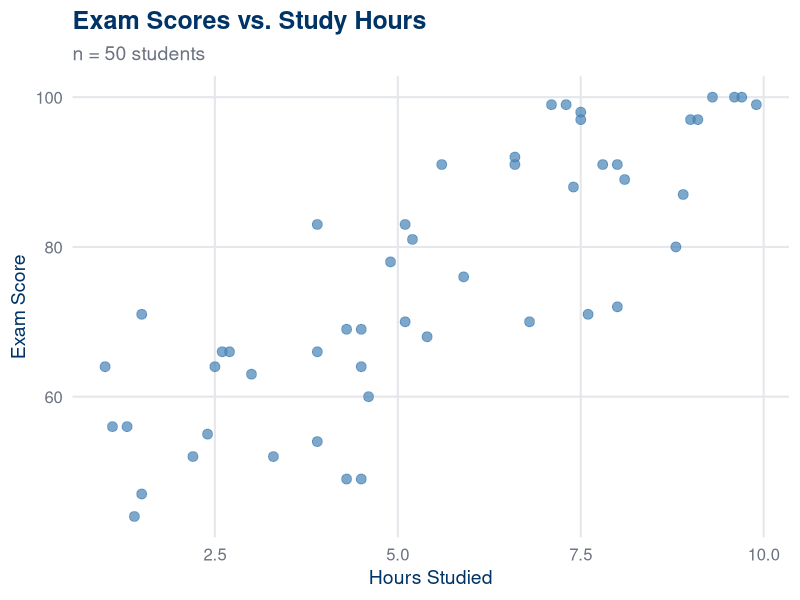
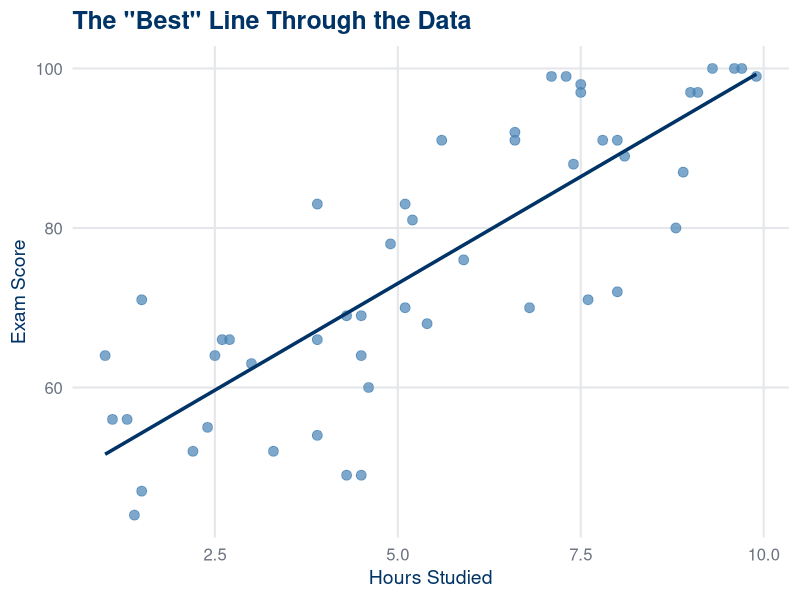
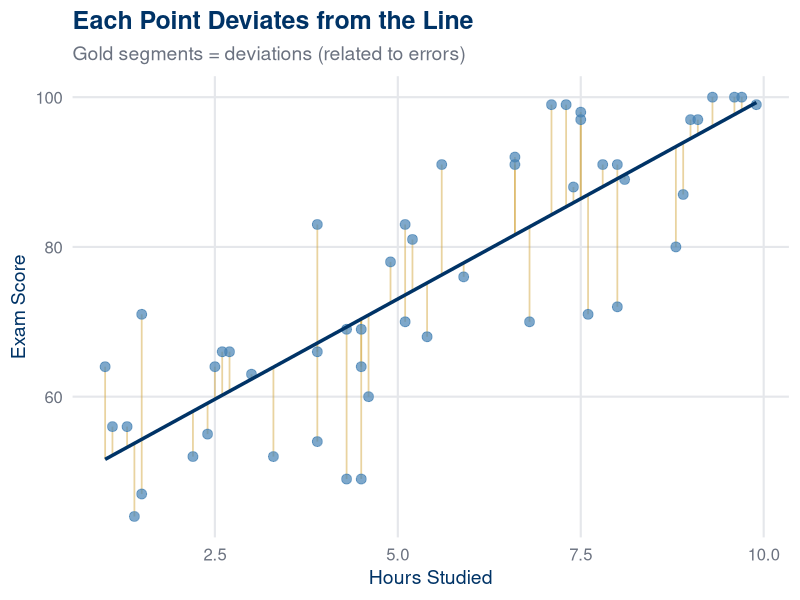
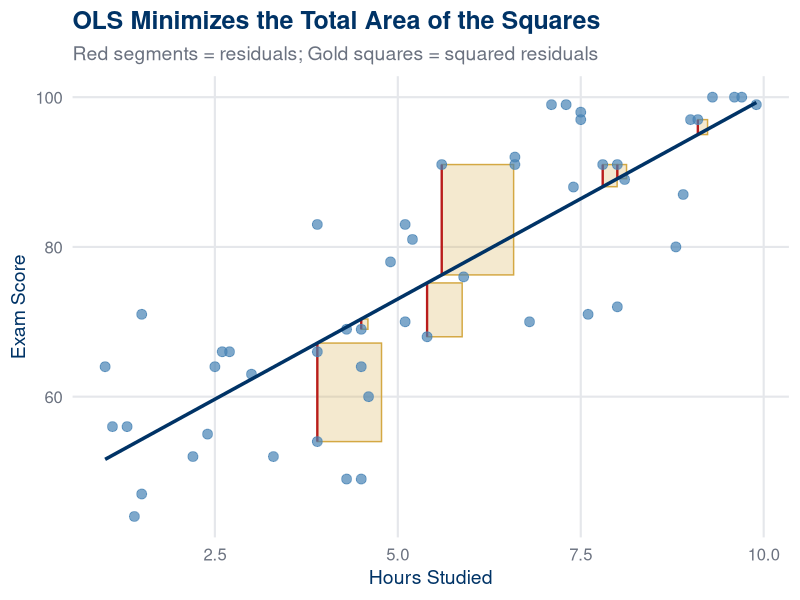
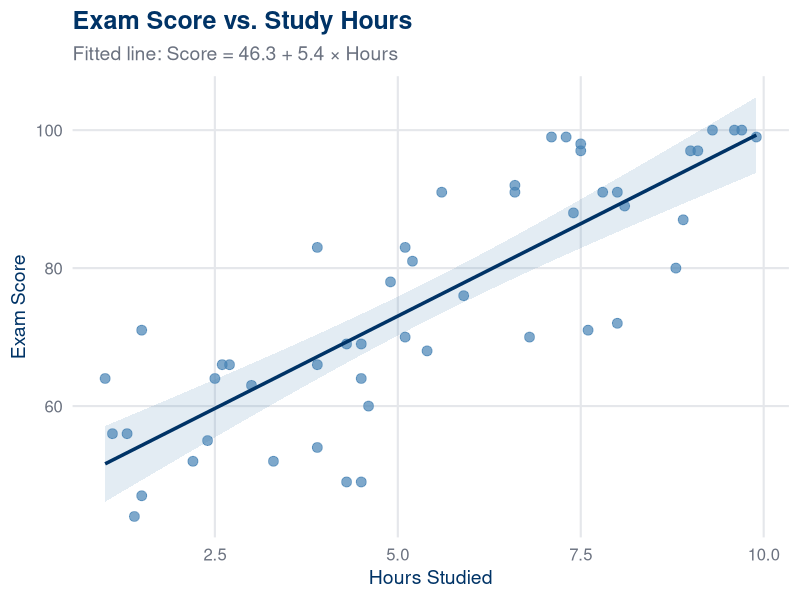

The R source for these figures, in order:
## ---- chunk 1
#| label: setup
#| echo: false

# --- Project palette ---
navy          <- "#003366"
steel_blue    <- "#4682B4"
gray          <- "#6B7280"
gold          <- "#D4A843"
positive_green <- "#15803d"
negative_red  <- "#b91c1c"

library(ggplot2)

theme_lecture <- function(base_size = 16) {
  theme_minimal(base_size = base_size) +
    theme(
      plot.title = element_text(face = "bold", color = navy, size = 18),
      plot.subtitle = element_text(color = gray, size = 14),
      axis.title = element_text(color = navy, size = 14),
      axis.text = element_text(color = gray, size = 12),
      panel.grid.minor = element_blank(),
      panel.grid.major = element_line(color = "#E5E7EB"),
      legend.position = "bottom"
    )
}

# Simulated dataset: study hours -> exam scores
set.seed(12345)
n <- 50
hours <- round(runif(n, 1, 10), 1)
scores <- 45 + 5.2 * hours + rnorm(n, 0, 8)
scores <- pmin(pmax(round(scores), 0), 100)
exam_data <- data.frame(hours = hours, score = scores)
## ---- chunk 2
#| label: fig-scatter-raw
#| echo: false
#| fig-alt: "Scatter plot of exam scores versus study hours for 50 students"
#| fig-width: 10
#| fig-height: 5.5

ggplot(exam_data, aes(x = hours, y = score)) +
  geom_point(color = steel_blue, size = 3, alpha = 0.7) +
  labs(
    title = "Exam Scores vs. Study Hours",
    subtitle = "n = 50 students",
    x = "Hours Studied",
    y = "Exam Score"
  ) +
  theme_lecture()
## ---- chunk 3
#| label: fig-scatter-line
#| echo: false
#| fig-alt: "Scatter plot with a fitted regression line"
#| fig-width: 10
#| fig-height: 5.5

ggplot(exam_data, aes(x = hours, y = score)) +
  geom_point(color = steel_blue, size = 3, alpha = 0.7) +
  geom_smooth(method = "lm", formula = y ~ x, se = FALSE,
              color = navy, linewidth = 1.2) +
  labs(
    title = "The \"Best\" Line Through the Data",
    x = "Hours Studied",
    y = "Exam Score"
  ) +
  theme_lecture()
## ---- chunk 4
#| label: fig-population-line
#| echo: false
#| fig-alt: "Scatter plot showing population regression line with error terms"
#| fig-width: 10
#| fig-height: 5.5

model_early <- lm(score ~ hours, data = exam_data)
plot_data <- exam_data
plot_data$fitted <- predict(model_early)

ggplot(plot_data, aes(x = hours, y = score)) +
  geom_segment(aes(xend = hours, yend = fitted),
               color = gold, alpha = 0.5, linewidth = 0.6) +
  geom_point(color = steel_blue, size = 3, alpha = 0.7) +
  geom_smooth(method = "lm", formula = y ~ x, se = FALSE,
              color = navy, linewidth = 1.2) +
  labs(
    title = "Each Point Deviates from the Line",
    subtitle = "Gold segments = deviations (related to errors)",
    x = "Hours Studied",
    y = "Exam Score"
  ) +
  theme_lecture()
## ---- chunk 5
#| label: fig-ols-squares
#| echo: false
#| fig-alt: "Scatter plot with regression line and squared residuals shown as areas"
#| fig-width: 10
#| fig-height: 5.5

# Show a subset for clarity
sub_idx <- c(3, 8, 15, 22, 30, 38, 44)
sub_data <- exam_data[sub_idx, ]
sub_data$fitted <- predict(lm(score ~ hours, data = exam_data),
                           newdata = sub_data)

ggplot(exam_data, aes(x = hours, y = score)) +
  geom_rect(data = sub_data,
            aes(xmin = hours,
                xmax = hours + abs(score - fitted) / 15,
                ymin = pmin(score, fitted),
                ymax = pmax(score, fitted)),
            fill = gold, alpha = 0.25, color = gold) +
  geom_segment(data = sub_data,
               aes(xend = hours, yend = fitted),
               color = negative_red, linewidth = 0.8) +
  geom_point(color = steel_blue, size = 3, alpha = 0.7) +
  geom_smooth(method = "lm", formula = y ~ x, se = FALSE,
              color = navy, linewidth = 1.2) +
  labs(
    title = "OLS Minimizes the Total Area of the Squares",
    subtitle = "Red segments = residuals; Gold squares = squared residuals",
    x = "Hours Studied",
    y = "Exam Score"
  ) +
  theme_lecture()
## ---- chunk 6
#| label: show-data

# First 8 rows
head(exam_data, 8)
## ---- chunk 7
#| label: fit-model

model <- lm(score ~ hours, data = exam_data)
model
## ---- chunk 8
#| label: model-summary

summary(model)
## ---- chunk 9
#| label: coef-extract
#| echo: false
b0 <- round(coef(model)[1], 1)
b1 <- round(coef(model)[2], 1)
## ---- chunk 10
#| label: fig-final-plot
#| fig-alt: "Scatter plot with regression line and confidence band"
#| fig-width: 10
#| fig-height: 5

ggplot(exam_data, aes(x = hours, y = score)) +
  geom_point(color = steel_blue, size = 3, alpha = 0.7) +
  geom_smooth(method = "lm", formula = y ~ x, se = TRUE,
              color = navy, fill = steel_blue,
              alpha = 0.15, linewidth = 1.2) +
  labs(
    title = "Exam Score vs. Study Hours",
    subtitle = paste0("Fitted line: Score = ", b0, " + ", b1, " × Hours"),
    x = "Hours Studied",
    y = "Exam Score"
  ) +
  theme_lecture()
